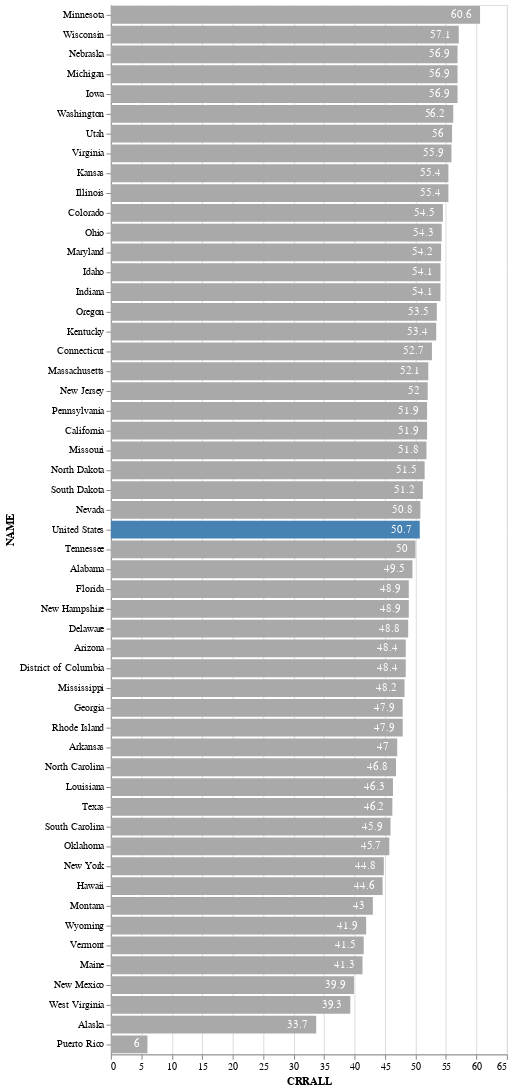

Notebook code for this chart:
### Markdown cell above
Chart response rates, including US

### Code cell
bar = alt.Chart(rr_states).mark_bar().encode(
    x="CRRALL",
    y=alt.Y("NAME", sort="-x"),
    color=alt.condition(
        alt.datum.NAME == "United States",
        alt.value('steelblue'),
        alt.value('darkgray')
    )
)
text = alt.Chart(rr_states).mark_text(dx=-8, color="white",align="right").encode(
    x="CRRALL",
    y=alt.Y("NAME", sort="-x"),
    text="CRRALL"
)

bar+text

### Figure 1 — Vega-Lite specification as saved in the notebook (floating-point values rounded to 4 significant figures)
{"config": {"view": {"continuousWidth": 400, "continuousHeight": 300}}, "layer": [{"mark": "bar", "encoding": {"color": {"condition": {"value": "steelblue", "test": "(datum.NAME === 'United States')"}, "value": "darkgray"}, "x": {"type": "quantitative", "field": "CRRALL"}, "y": {"type": "nominal", "field": "NAME", "sort": "-x"}}}, {"mark": {"type": "text", "align": "right", "color": "white", "dx": -8}, "encoding": {"text": {"type": "quantitative", "field": "CRRALL"}, "x": {"type": "quantitative", "field": "CRRALL"}, "y": {"type": "nominal", "field": "NAME", "sort": "-x"}}}], "data": {"name": "data-c72e26b5ee33464c25dd0348a0091dee"}, "$schema": "https://vega.github.io/schema/vega-lite/v4.8.1.json", "datasets": {"data-c72e26b5ee33464c25dd0348a0091dee": [{"NAME": "United States", "GEO_ID": "0100000US", "DRRALL": 0.3, "DRRINT": 0.2, "CRRALL": 50.7, "CRRINT": 44.2, "RESP_DATE": "2020-04-20", "us": 1.0, "state": null, "county": null, "county subdivision": null, "CRRNOTINT": 6.5}, {"NAME": "Arizona", "GEO_ID": "0400000US04", "DRRALL": 0.2, "DRRINT": 0.1, "CRRALL": 48.4, "CRRINT": 42.9, "RESP_DATE": "2020-04-20", "us": null, "state": 4.0, "county": null, "county subdivision": null, "CRRNOTINT": 5.5}, {"NAME": "Connecticut", "GEO_ID": "0400000US09", "DRRALL": 0.2, "DRRINT": 0.2, "CRRALL": 52.7, "CRRINT": 48.2, "RESP_DATE": "2020-04-20", "us": null, "state": 9.0, "county": null, "county subdivision": null, "CRRNOTINT": 4.5}, {"NAME": "Arkansas", "GEO_ID": "0400000US05", "DRRALL": 0.2, "DRRINT": 0.1, "CRRALL": 47.0, "CRRINT": 33.4, "RESP_DATE": "2020-04-20", "us": null, "state": 5.0, "county": null, "county subdivision": null, "CRRNOTINT": 13.6}, {"NAME": "Colorado", "GEO_ID": "0400000US08", "DRRALL": 0.2, "DRRINT": 0.2, "CRRALL": 54.5, "CRRINT": 50.9, "RESP_DATE": "2020-04-20", "us": null, "state": 8.0, "county": null, "county subdivision": null, "CRRNOTINT": 3.6}, {"NAME": "Delaware", "GEO_ID": "0400000US10", "DRRALL": 0.6, "DRRINT": 0.2, "CRRALL": 48.8, "CRRINT": 44.0, "RESP_DATE": "2020-04-20", "us": null, "state": 10.0, "county": null, "county subdivision": null, "CRRNOTINT": 4.8}, {"NAME": "Alabama", "GEO_ID": "0400000US01", "DRRALL": 0.2, "DRRINT": 0.1, "CRRALL": 49.5, "CRRINT": 36.3, "RESP_DATE": "2020-04-20", "us": null, "state": 1.0, "county": null, "county subdivision": null, "CRRNOTINT": 13.2}, {"NAME": "Georgia", "GEO_ID": "0400000US13", "DRRALL": 0.2, "DRRINT": 0.2, "CRRALL": 47.9, "CRRINT": 41.1, "RESP_DATE": "2020-04-20", "us": null, "state": 13.0, "county": null, "county subdivision": null, "CRRNOTINT": 6.8}, {"NAME": "District of Columbia", "GEO_ID": "0400000US11", "DRRALL": 0.3, "DRRINT": 0.2, "CRRALL": 48.4, "CRRINT": 44.5, "RESP_DATE": "2020-04-20", "us": null, "state": 11.0, "county": null, "county subdivision": null, "CRRNOTINT": 3.9}, {"NAME": "Florida", "GEO_ID": "0400000US12", "DRRALL": 0.2, "DRRINT": 0.1, "CRRALL": 48.9, "CRRINT": 41.2, "RESP_DATE": "2020-04-20", "us": null, "state": 12.0, "county": null, "county subdivision": null, "CRRNOTINT": 7.7}, {"NAME": "Kansas", "GEO_ID": "0400000US20", "DRRALL": 0.2, "DRRINT": 0.1, "CRRALL": 55.4, "CRRINT": 47.1, "RESP_DATE": "2020-04-20", "us": null, "state": 20.0, "county": null, "county subdivision": null, "CRRNOTINT": 8.3}, {"NAME": "Illinois", "GEO_ID": "0400000US17", "DRRALL": 0.3, "DRRINT": 0.2, "CRRALL": 55.4, "CRRINT": 49.0, "RESP_DATE": "2020-04-20", "us": null, "state": 17.0, "county": null, "county subdivision": null, "CRRNOTINT": 6.4}, {"NAME": "Louisiana", "GEO_ID": "0400000US22", "DRRALL": 0.2, "DRRINT": 0.1, "CRRALL": 46.3, "CRRINT": 35.7, "RESP_DATE": "2020-04-20", "us": null, "state": 22.0, "county": null, "county subdivision": null, "CRRNOTINT": 10.6}, {"NAME": "Maryland", "GEO_ID": "0400000US24", "DRRALL": 0.3, "DRRINT": 0.2, "CRRALL": 54.2, "CRRINT": 50.1, "RESP_DATE": "2020-04-20", "us": null, "state": 24.0, "county": null, "county subdivision": null, "CRRNOTINT": 4.1}, {"NAME": "Massachusetts", "GEO_ID": "0400000US25", "DRRALL": 0.2, "DRRINT": 0.1, "CRRALL": 52.1, "CRRINT": 48.6, "RESP_DATE": "2020-04-20", "us": null, "state": 25.0, "county": null, "county subdivision": null, "CRRNOTINT": 3.5}, {"NAME": "Missouri", "GEO_ID": "0400000US29", "DRRALL": 0.2, "DRRINT": 0.1, "CRRALL": 51.8, "CRRINT": 43.1, "RESP_DATE": "2020-04-20", "us": null, "state": 29.0, "county": null, "county subdivision": null, "CRRNOTINT": 8.7}, {"NAME": "New Mexico", "GEO_ID": "0400000US35", "DRRALL": 0.2, "DRRINT": 0.1, "CRRALL": 39.9, "CRRINT": 34.0, "RESP_DATE": "2020-04-20", "us": null, "state": 35.0, "county": null, "county subdivision": null, "CRRNOTINT": 5.9}, {"NAME": "North Carolina", "GEO_ID": "0400000US37", "DRRALL": 0.3, "DRRINT": 0.2, "CRRALL": 46.8, "CRRINT": 40.1, "RESP_DATE": "2020-04-20", "us": null, "state": 37.0, "county": null, "county subdivision": null, "CRRNOTINT": 6.7}, {"NAME": "New Hampshire", "GEO_ID": "0400000US33", "DRRALL": 0.2, "DRRINT": 0.1, "CRRALL": 48.9, "CRRINT": 45.9, "RESP_DATE": "2020-04-20", "us": null, "state": 33.0, "county": null, "county subdivision": null, "CRRNOTINT": 3.0}, {"NAME": "Montana", "GEO_ID": "0400000US30", "DRRALL": 0.2, "DRRINT": 0.1, "CRRALL": 43.0, "CRRINT": 37.0, "RESP_DATE": "2020-04-20", "us": null, "state": 30.0, "county": null, "county subdivision": null, "CRRNOTINT": 6.0}, {"NAME": "Nebraska", "GEO_ID": "0400000US31", "DRRALL": 0.2, "DRRINT": 0.1, "CRRALL": 56.9, "CRRINT": 49.3, "RESP_DATE": "2020-04-20", "us": null, "state": 31.0, "county": null, "county subdivision": null, "CRRNOTINT": 7.6}, {"NAME": "New Jersey", "GEO_ID": "0400000US34", "DRRALL": 0.3, "DRRINT": 0.2, "CRRALL": 52.0, "CRRINT": 47.9, "RESP_DATE": "2020-04-20", "us": null, "state": 34.0, "county": null, "county subdivision": null, "CRRNOTINT": 4.1}, {"NAME": "Ohio", "GEO_ID": "0400000US39", "DRRALL": 0.4, "DRRINT": 0.2, "CRRALL": 54.3, "CRRINT": 46.8, "RESP_DATE": "2020-04-20", "us": null, "state": 39.0, "county": null, "county subdivision": null, "CRRNOTINT": 7.5}, {"NAME": "North Dakota", "GEO_ID": "0400000US38", "DRRALL": 0.2, "DRRINT": 0.1, "CRRALL": 51.5, "CRRINT": 45.3, "RESP_DATE": "2020-04-20", "us": null, "state": 38.0, "county": null, "county subdivision": null, "CRRNOTINT": 6.2}, {"NAME": "Maine", "GEO_ID": "0400000US23", "DRRALL": 0.3, "DRRINT": 0.1, "CRRALL": 41.3, "CRRINT": 34.6, "RESP_DATE": "2020-04-20", "us": null, "state": 23.0, "county": null, "county subdivision": null, "CRRNOTINT": 6.7}, {"NAME": "West Virginia", "GEO_ID": "0400000US54", "DRRALL": 0.4, "DRRINT": 0.2, "CRRALL": 39.3, "CRRINT": 29.8, "RESP_DATE": "2020-04-20", "us": null, "state": 54.0, "county": null, "county subdivision": null, "CRRNOTINT": 9.5}, {"NAME": "Alaska", "GEO_ID": "0400000US02", "DRRALL": 0.1, "DRRINT": 0.1, "CRRALL": 33.7, "CRRINT": 32.0, "RESP_DATE": "2020-04-20", "us": null, "state": 2.0, "county": null, "county subdivision": null, "CRRNOTINT": 1.7}, {"NAME": "Puerto Rico", "GEO_ID": "0400000US72", "DRRALL": 0.1, "DRRINT": 0.1, "CRRALL": 6.0, "CRRINT": 5.7, "RESP_DATE": "2020-04-20", "us": null, "state": 72.0, "county": null, "county subdivision": null, "CRRNOTINT": 0.3}, {"NAME": "Idaho", "GEO_ID": "0400000US16", "DRRALL": 0.2, "DRRINT": 0.1, "CRRALL": 54.1, "CRRINT": 49.7, "RESP_DATE": "2020-04-20", "us": null, "state": 16.0, "county": null, "county subdivision": null, "CRRNOTINT": 4.4}, {"NAME": "Wisconsin", "GEO_ID": "0400000US55", "DRRALL": 0.6, "DRRINT": 0.1, "CRRALL": 57.1, "CRRINT": 52.5, "RESP_DATE": "2020-04-20", "us": null, "state": 55.0, "county": null, "county subdivision": null, "CRRNOTINT": 4.6}, {"NAME": "Oklahoma", "GEO_ID": "0400000US40", "DRRALL": 0.2, "DRRINT": 0.1, "CRRALL": 45.7, "CRRINT": 36.6, "RESP_DATE": "2020-04-20", "us": null, "state": 40.0, "county": null, "county subdivision": null, "CRRNOTINT": 9.1}, {"NAME": "Pennsylvania", "GEO_ID": "0400000US42", "DRRALL": 0.4, "DRRINT": 0.2, "CRRALL": 51.9, "CRRINT": 45.7, "RESP_DATE": "2020-04-20", "us": null, "state": 42.0, "county": null, "county subdivision": null, "CRRNOTINT": 6.2}, {"NAME": "Tennessee", "GEO_ID": "0400000US47", "DRRALL": 0.3, "DRRINT": 0.2, "CRRALL": 50.0, "CRRINT": 40.5, "RESP_DATE": "2020-04-20", "us": null, "state": 47.0, "county": null, "county subdivision": null, "CRRNOTINT": 9.5}, {"NAME": "Michigan", "GEO_ID": "0400000US26", "DRRALL": 0.4, "DRRINT": 0.2, "CRRALL": 56.9, "CRRINT": 48.8, "RESP_DATE": "2020-04-20", "us": null, "state": 26.0, "county": null, "county subdivision": null, "CRRNOTINT": 8.1}, {"NAME": "Wyoming", "GEO_ID": "0400000US56", "DRRALL": 0.2, "DRRINT": 0.2, "CRRALL": 41.9, "CRRINT": 37.7, "RESP_DATE": "2020-04-20", "us": null, "state": 56.0, "county": null, "county subdivision": null, "CRRNOTINT": 4.2}, {"NAME": "Vermont", "GEO_ID": "0400000US50", "DRRALL": 0.2, "DRRINT": 0.1, "CRRALL": 41.5, "CRRINT": 36.4, "RESP_DATE": "2020-04-20", "us": null, "state": 50.0, "county": null, "county subdivision": null, "CRRNOTINT": 5.1}, {"NAME": "Kentucky", "GEO_ID": "0400000US21", "DRRALL": 0.5, "DRRINT": 0.2, "CRRALL": 53.4, "CRRINT": 43.0, "RESP_DATE": "2020-04-20", "us": null, "state": 21.0, "county": null, "county subdivision": null, "CRRNOTINT": 10.4}, {"NAME": "Nevada", "GEO_ID": "0400000US32", "DRRALL": 0.2, "DRRINT": 0.1, "CRRALL": 50.8, "CRRINT": 45.5, "RESP_DATE": "2020-04-20", "us": null, "state": 32.0, "county": null, "county subdivision": null, "CRRNOTINT": 5.3}, {"NAME": "South Dakota", "GEO_ID": "0400000US46", "DRRALL": 0.2, "DRRINT": 0.1, "CRRALL": 51.2, "CRRINT": 44.9, "RESP_DATE": "2020-04-20", "us": null, "state": 46.0, "county": null, "county subdivision": null, "CRRNOTINT": 6.3}, {"NAME": "Hawaii", "GEO_ID": "0400000US15", "DRRALL": 0.5, "DRRINT": 0.2, "CRRALL": 44.6, "CRRINT": 40.5, "RESP_DATE": "2020-04-20", "us": null, "state": 15.0, "county": null, "county subdivision": null, "CRRNOTINT": 4.1}, {"NAME": "Oregon", "GEO_ID": "0400000US41", "DRRALL": 0.2, "DRRINT": 0.1, "CRRALL": 53.5, "CRRINT": 48.5, "RESP_DATE": "2020-04-20", "us": null, "state": 41.0, "county": null, "county subdivision": null, "CRRNOTINT": 5.0}, {"NAME": "South Carolina", "GEO_ID": "0400000US45", "DRRALL": 0.2, "DRRINT": 0.1, "CRRALL": 45.9, "CRRINT": 36.9, "RESP_DATE": "2020-04-20", "us": null, "state": 45.0, "county": null, "county subdivision": null, "CRRNOTINT": 9.0}, {"NAME": "Utah", "GEO_ID": "0400000US49", "DRRALL": 0.2, "DRRINT": 0.1, "CRRALL": 56.0, "CRRINT": 54.5, "RESP_DATE": "2020-04-20", "us": null, "state": 49.0, "county": null, "county subdivision": null, "CRRNOTINT": 1.5}, {"NAME": "Iowa", "GEO_ID": "0400000US19", "DRRALL": 0.2, "DRRINT": 0.1, "CRRALL": 56.9, "CRRINT": 49.4, "RESP_DATE": "2020-04-20", "us": null, "state": 19.0, "county": null, "county subdivision": null, "CRRNOTINT": 7.5}, {"NAME": "Rhode Island", "GEO_ID": "0400000US44", "DRRALL": 0.2, "DRRINT": 0.1, "CRRALL": 47.9, "CRRINT": 42.2, "RESP_DATE": "2020-04-20", "us": null, "state": 44.0, "county": null, "county subdivision": null, "CRRNOTINT": 5.7}, {"NAME": "Minnesota", "GEO_ID": "0400000US27", "DRRALL": 0.2, "DRRINT": 0.1, "CRRALL": 60.6, "CRRINT": 55.4, "RESP_DATE": "2020-04-20", "us": null, "state": 27.0, "county": null, "county subdivision": null, "CRRNOTINT": 5.2}, {"NAME": "Mississippi", "GEO_ID": "0400000US28", "DRRALL": 0.1, "DRRINT": 0.1, "CRRALL": 48.2, "CRRINT": 30.7, "RESP_DATE": "2020-04-20", "us": null, "state": 28.0, "county": null, "county subdivision": null, "CRRNOTINT": 17.5}, {"NAME": "Virginia", "GEO_ID": "0400000US51", "DRRALL": 0.3, "DRRINT": 0.2, "CRRALL": 55.9, "CRRINT": 49.4, "RESP_DATE": "2020-04-20", "us": null, "state": 51.0, "county": null, "county subdivision": null, "CRRNOTINT": 6.5}, {"NAME": "Washington", "GEO_ID": "0400000US53", "DRRALL": 0.2, "DRRINT": 0.2, "CRRALL": 56.2, "CRRINT": 52.8, "RESP_DATE": "2020-04-20", "us": null, "state": 53.0, "county": null, "county subdivision": null, "CRRNOTINT": 3.4}, {"NAME": "Texas", "GEO_ID": "0400000US48", "DRRALL": 0.2, "DRRINT": 0.2, "CRRALL": 46.2, "CRRINT": 40.3, "RESP_DATE": "2020-04-20", "us": null, "state": 48.0, "county": null, "county subdivision": null, "CRRNOTINT": 5.9}, {"NAME": "Indiana", "GEO_ID": "0400000US18", "DRRALL": 0.5, "DRRINT": 0.2, "CRRALL": 54.1, "CRRINT": 46.1, "RESP_DATE": "2020-04-20", "us": null, "state": 18.0, "county": null, "county subdivision": null, "CRRNOTINT": 8.0}, {"NAME": "California", "GEO_ID": "0400000US06", "DRRALL": 0.3, "DRRINT": 0.2, "CRRALL": 51.9, "CRRINT": 47.0, "RESP_DATE": "2020-04-20", "us": null, "state": 6.0, "county": null, "county subdivision": null, "CRRNOTINT": 4.9}, {"NAME": "New York", "GEO_ID": "0400000US36", "DRRALL": 0.3, "DRRINT": 0.2, "CRRALL": 44.8, "CRRINT": 39.6, "RESP_DATE": "2020-04-20", "us": null, "state": 36.0, "county": null, "county subdivision": null, "CRRNOTINT": 5.2}]}}
